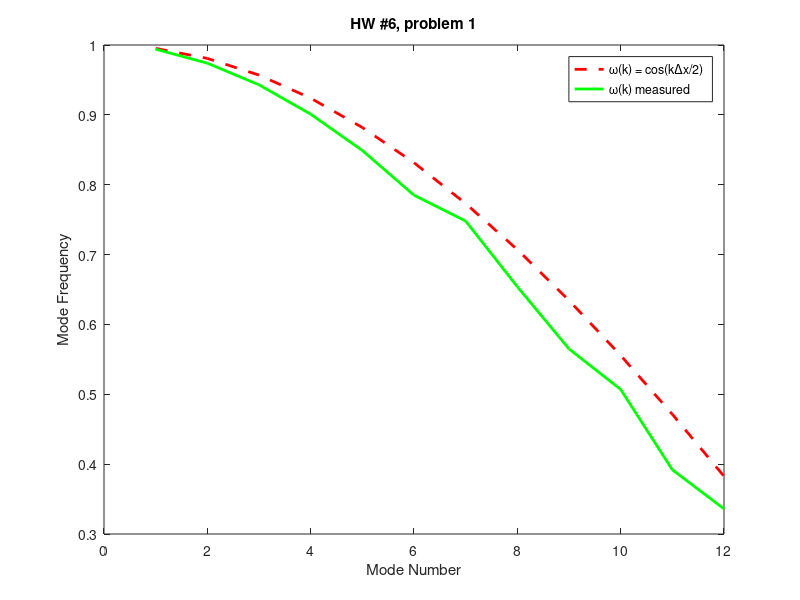
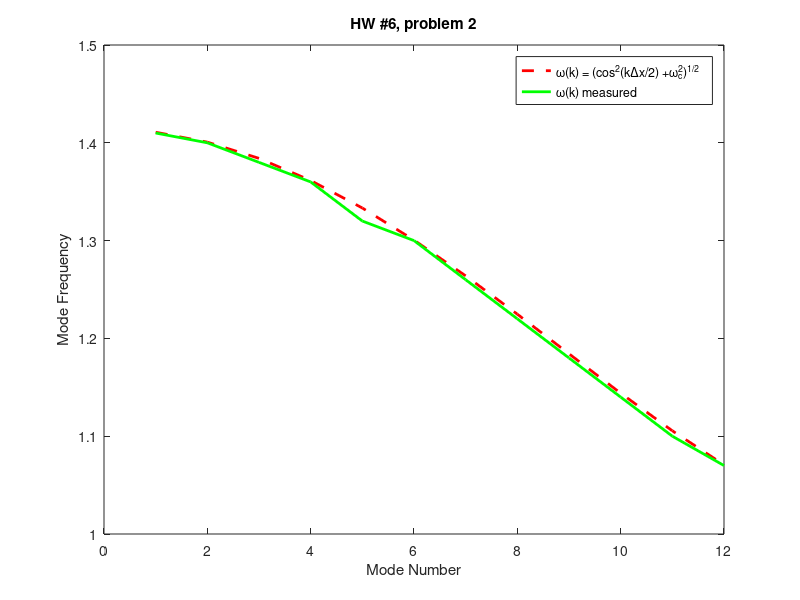

MATLAB code for these plots, in order:
%% Jeffrey J. Walker
%% CPP 782

%% this is just a short script for plotting my measured values of mode number
%% versus the theoretical prediction from Birdsall and Langdon.

%%~~~~~~~~~~~~~~~~~~~~~~~~~~~~~~~~~~~~~~~~~~~~~~~~~~~~~~~~~~~~~~~~~~~~~~~~~
%%  problem 1 of the hw:
%% the plasma frequency (wp) has been set to one for convenience.
wp=1;

ngp=32;         %% the number of grid points used
dx=1/ngp;       %% the grid spacing
mode=[1:1:12];
k=2*pi*mode;

w_theor=wp*cos(k*dx/2);
%% my measured values are input below:
w_meas=wp*[0.994,0.974,0.943,0.901,0.849,0.785,0.748,0.654,0.565,0.507,0.392,0.336];
figure(1);
set(gca,'fontsize',16);
plot(mode,w_theor,'--r','LineWidth',2)
hold on;
plot(mode,w_meas,'-g','LineWidth',2)
legend('\omega(k) = cos(k\Deltax/2)','\omega(k) measured')
xlabel('Mode Number');
ylabel('Mode Frequency');
title('HW #6, problem 1')
%%~~~~~~~~~~~~~~~~~~~~~~~~~~~~~~~~~~~~~~~~~~~~~~~~~~~~~~~~~~~~~~~~~~~~~~~~~
%%  problem 2 of the hw:
%%  
%%  I have chosen wc=wp here for simplicity, but this could be done for
%%  wc=a*wp, for any value of a
wc=wp;

w_theor=sqrt(wp^2*(cos(k*dx/2)).^2 + wc^2);
%% my measured values for w(k):
w_meas=wp*[1.41,1.4,1.38,1.36,1.32,1.3,1.26,1.22,1.18,1.14,1.1,1.07];
figure(2);
set(gca,'fontsize',16);
plot(mode,w_theor,'--r','LineWidth',2)
hold on;
plot(mode,w_meas,'-g','LineWidth',2)
legend('\omega(k) = (cos^2(k\Deltax/2) +\omega_c^2)^{1/2}','\omega(k) measured')
xlabel('Mode Number');
ylabel('Mode Frequency');
title('HW #6, problem 2')

